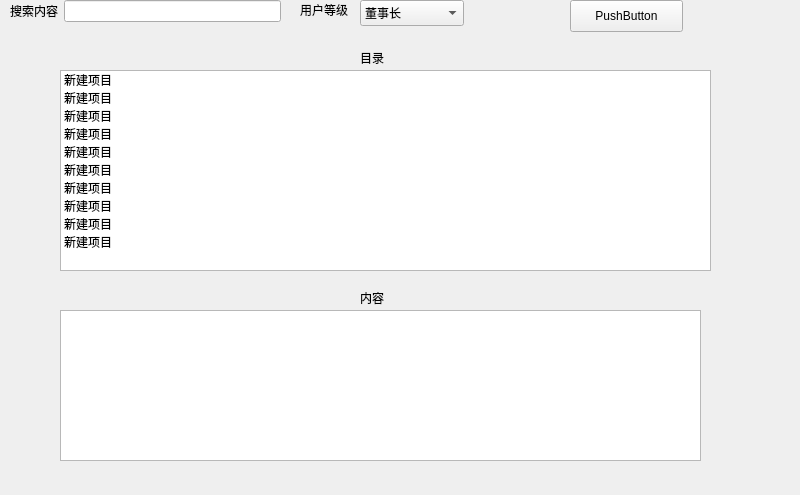
<?xml version="1.0" encoding="UTF-8"?>
<ui version="4.0">
 <class>Form</class>
 <widget class="QWidget" name="Form">
  <property name="geometry">
   <rect>
    <x>0</x>
    <y>0</y>
    <width>800</width>
    <height>495</height>
   </rect>
  </property>
  <property name="windowTitle">
   <string>Form</string>
  </property>
  <widget class="QWidget" name="formLayoutWidget">
   <property name="geometry">
    <rect>
     <x>10</x>
     <y>0</y>
     <width>271</width>
     <height>71</height>
    </rect>
   </property>
   <layout class="QFormLayout" name="formLayout">
    <item row="0" column="1">
     <widget class="QLineEdit" name="quesiton"/>
    </item>
    <item row="0" column="0">
     <widget class="QLabel" name="label">
      <property name="text">
       <string>搜索内容</string>
      </property>
     </widget>
    </item>
   </layout>
  </widget>
  <widget class="QPushButton" name="pushButton">
   <property name="geometry">
    <rect>
     <x>570</x>
     <y>0</y>
     <width>113</width>
     <height>32</height>
    </rect>
   </property>
   <property name="text">
    <string>PushButton</string>
   </property>
  </widget>
  <widget class="QLabel" name="label_2">
   <property name="geometry">
    <rect>
     <x>300</x>
     <y>0</y>
     <width>52</width>
     <height>20</height>
    </rect>
   </property>
   <property name="text">
    <string>用户等级</string>
   </property>
  </widget>
  <widget class="QComboBox" name="level">
   <property name="geometry">
    <rect>
     <x>360</x>
     <y>0</y>
     <width>104</width>
     <height>26</height>
    </rect>
   </property>
   <item>
    <property name="text">
     <string>董事长</string>
    </property>
   </item>
   <item>
    <property name="text">
     <string>总经理</string>
    </property>
   </item>
   <item>
    <property name="text">
     <string>部门经理</string>
    </property>
   </item>
   <item>
    <property name="text">
     <string>员工</string>
    </property>
   </item>
  </widget>
  <widget class="QListWidget" name="listWidget">
   <property name="geometry">
    <rect>
     <x>60</x>
     <y>70</y>
     <width>651</width>
     <height>201</height>
    </rect>
   </property>
   <item>
    <property name="text">
     <string>新建项目</string>
    </property>
   </item>
   <item>
    <property name="text">
     <string>新建项目</string>
    </property>
   </item>
   <item>
    <property name="text">
     <string>新建项目</string>
    </property>
   </item>
   <item>
    <property name="text">
     <string>新建项目</string>
    </property>
   </item>
   <item>
    <property name="text">
     <string>新建项目</string>
    </property>
   </item>
   <item>
    <property name="text">
     <string>新建项目</string>
    </property>
   </item>
   <item>
    <property name="text">
     <string>新建项目</string>
    </property>
   </item>
   <item>
    <property name="text">
     <string>新建项目</string>
    </property>
   </item>
   <item>
    <property name="text">
     <string>新建项目</string>
    </property>
   </item>
   <item>
    <property name="text">
     <string>新建项目</string>
    </property>
   </item>
  </widget>
  <widget class="QTextBrowser" name="textBrowser">
   <property name="geometry">
    <rect>
     <x>60</x>
     <y>310</y>
     <width>641</width>
     <height>151</height>
    </rect>
   </property>
  </widget>
  <widget class="QLabel" name="label_3">
   <property name="geometry">
    <rect>
     <x>360</x>
     <y>50</y>
     <width>60</width>
     <height>16</height>
    </rect>
   </property>
   <property name="text">
    <string>目录</string>
   </property>
  </widget>
  <widget class="QLabel" name="label_4">
   <property name="geometry">
    <rect>
     <x>360</x>
     <y>290</y>
     <width>60</width>
     <height>16</height>
    </rect>
   </property>
   <property name="text">
    <string>内容</string>
   </property>
  </widget>
 </widget>
 <resources/>
 <connections/>
</ui>
